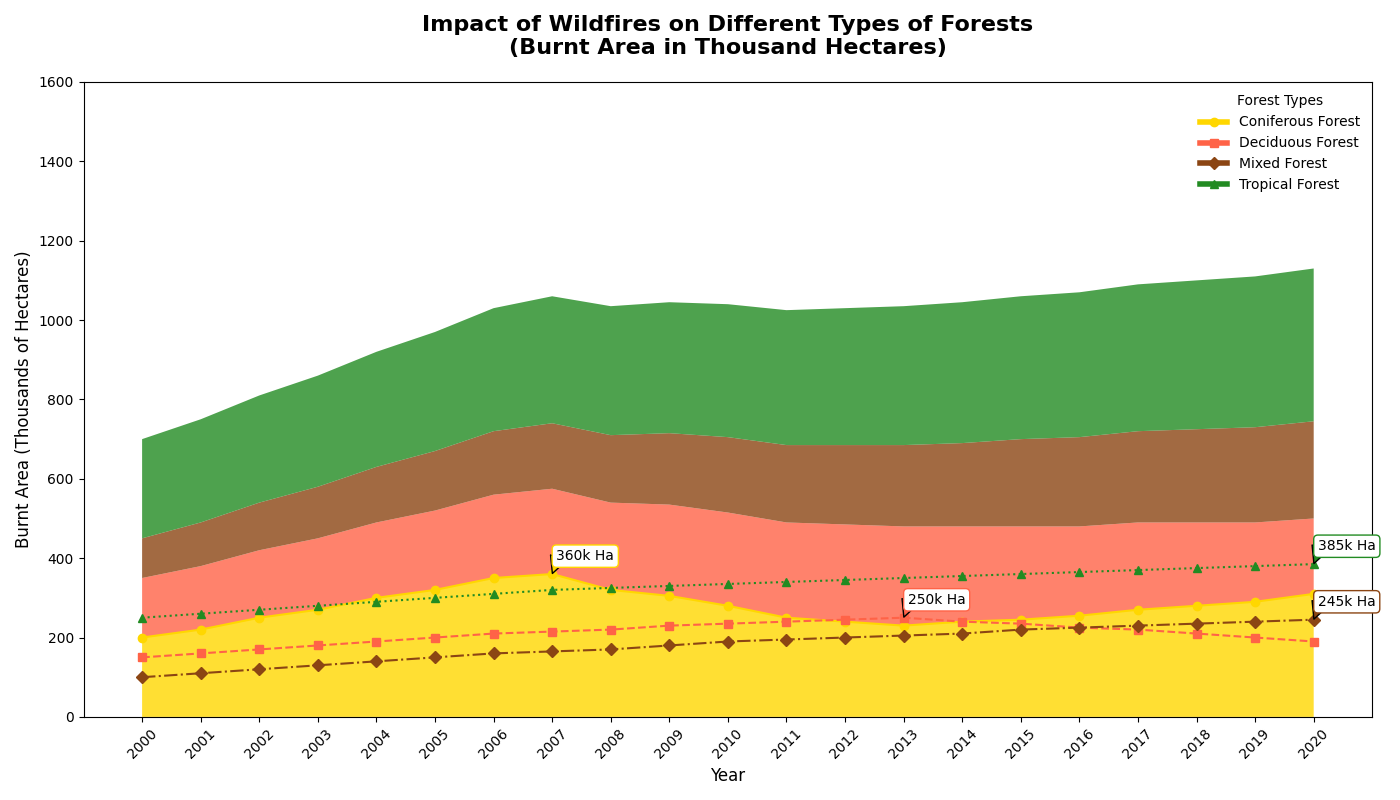

Python code for this plot:
import matplotlib.pyplot as plt
import numpy as np

years = np.arange(2000, 2021)

coniferous_forest = [200, 220, 250, 270, 300, 320, 350, 360, 320, 305, 280, 250, 240, 230, 240, 245, 255, 270, 280, 290, 310]
deciduous_forest = [150, 160, 170, 180, 190, 200, 210, 215, 220, 230, 235, 240, 245, 250, 240, 235, 225, 220, 210, 200, 190]
mixed_forest = [100, 110, 120, 130, 140, 150, 160, 165, 170, 180, 190, 195, 200, 205, 210, 220, 225, 230, 235, 240, 245]
tropical_forest = [250, 260, 270, 280, 290, 300, 310, 320, 325, 330, 335, 340, 345, 350, 355, 360, 365, 370, 375, 380, 385]

burnt_area_data = np.vstack([coniferous_forest, deciduous_forest, mixed_forest, tropical_forest])

fig, ax = plt.subplots(figsize=(14, 8))

# Manually shuffled colors
colors = ['#FFD700', '#FF6347', '#8B4513', '#228B22']

ax.stackplot(years, burnt_area_data, labels=['Coniferous Forest', 'Deciduous Forest', 'Mixed Forest', 'Tropical Forest'], 
             colors=colors, alpha=0.8)

marker_types = ['o', 's', 'D', '^']
line_styles = ['-', '--', '-.', ':']

for forest, color, marker, lstyle in zip(burnt_area_data, colors, marker_types, line_styles):
    ax.plot(years, forest, color=color, linewidth=1.5, linestyle=lstyle, marker=marker)

ax.set_title("Impact of Wildfires on Different Types of Forests\n(Burnt Area in Thousand Hectares)", fontsize=16, fontweight='bold', pad=20)
ax.set_xlabel("Year", fontsize=12)
ax.set_ylabel("Burnt Area (Thousands of Hectares)", fontsize=12)

ax.grid(visible=False)

plt.xticks(years, rotation=45)
plt.yticks(np.arange(0, 1601, 200))

significant_years = [2000 + np.argmax(forest) for forest in burnt_area_data]
significant_values = [max(forest) for forest in burnt_area_data]

for year, value, label, color in zip(significant_years, significant_values, ['Coniferous Forest', 'Deciduous Forest', 'Mixed Forest', 'Tropical Forest'], colors):
    ax.annotate(f'{value}k Ha', xy=(year, value), xytext=(3, 10),
                 textcoords='offset points', fontsize=10,
                 arrowprops=dict(facecolor=color, shrink=0.05),
                 bbox=dict(facecolor='white', edgecolor=color, boxstyle='round,pad=0.3'))

custom_legend = [plt.Line2D([0], [0], color=color, marker=marker, lw=4) for color, marker in zip(colors, marker_types)]
ax.legend(custom_legend, ['Coniferous Forest', 'Deciduous Forest', 'Mixed Forest', 'Tropical Forest'], loc='upper right', fontsize=10, title="Forest Types", frameon=False)

plt.tight_layout()
plt.show()
